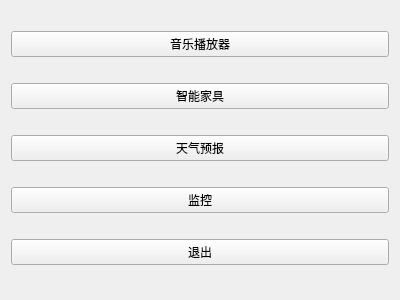
<?xml version="1.0" encoding="UTF-8"?>
<ui version="4.0">
 <class>CentreControll</class>
 <widget class="QWidget" name="CentreControll">
  <property name="geometry">
   <rect>
    <x>0</x>
    <y>0</y>
    <width>400</width>
    <height>300</height>
   </rect>
  </property>
  <property name="windowTitle">
   <string>Form</string>
  </property>
  <layout class="QVBoxLayout" name="verticalLayout">
   <item>
    <widget class="QPushButton" name="btnMusic">
     <property name="text">
      <string>音乐播放器</string>
     </property>
    </widget>
   </item>
   <item>
    <widget class="QPushButton" name="btnSmart">
     <property name="text">
      <string>智能家具</string>
     </property>
    </widget>
   </item>
   <item>
    <widget class="QPushButton" name="btnWeather">
     <property name="text">
      <string>天气预报</string>
     </property>
    </widget>
   </item>
   <item>
    <widget class="QPushButton" name="btn">
     <property name="text">
      <string>监控</string>
     </property>
    </widget>
   </item>
   <item>
    <widget class="QPushButton" name="btnBack">
     <property name="text">
      <string>退出</string>
     </property>
    </widget>
   </item>
  </layout>
 </widget>
 <resources/>
 <connections/>
</ui>
